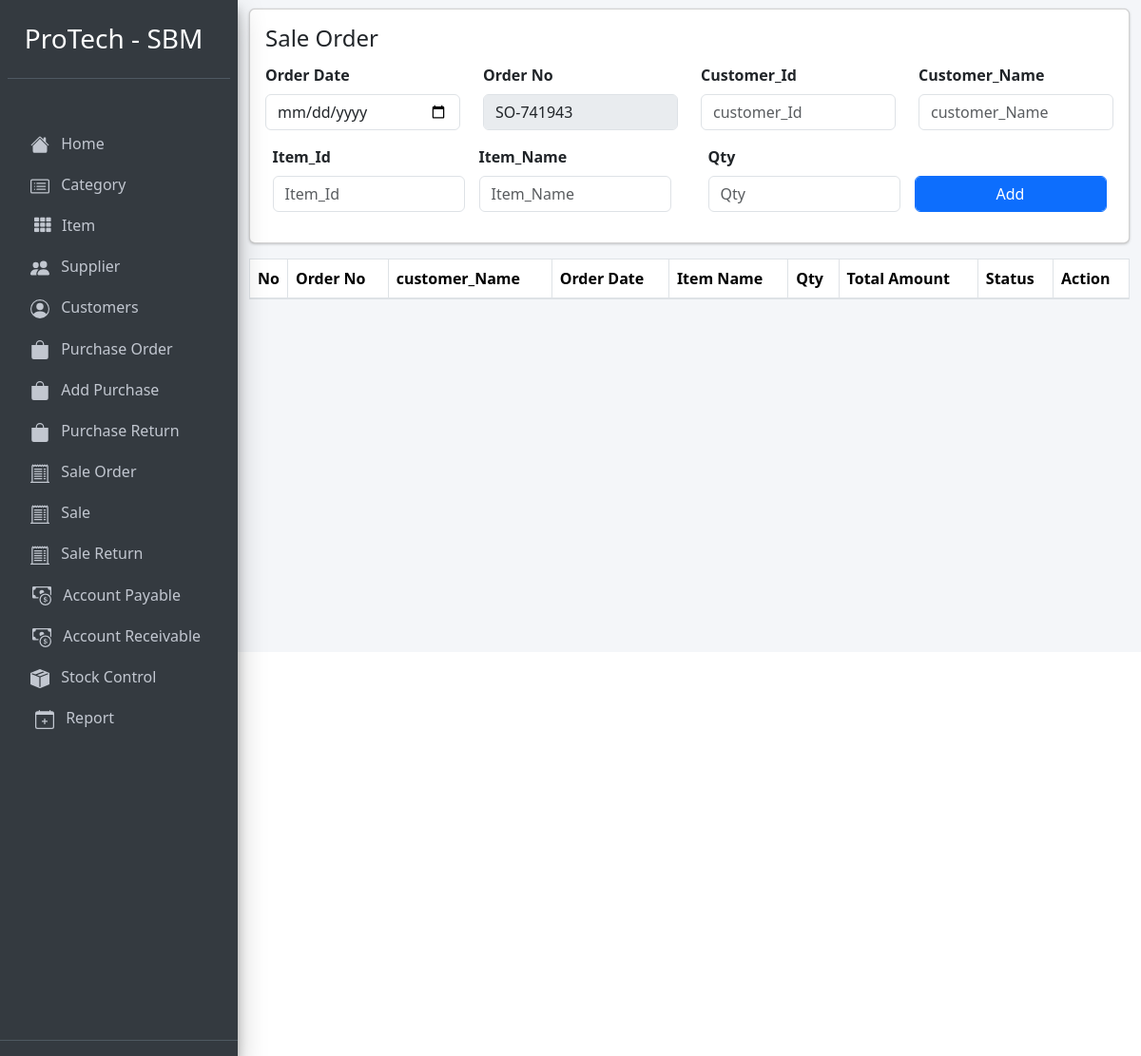
/sale_order.php, run on an earlier commit of the app's database.
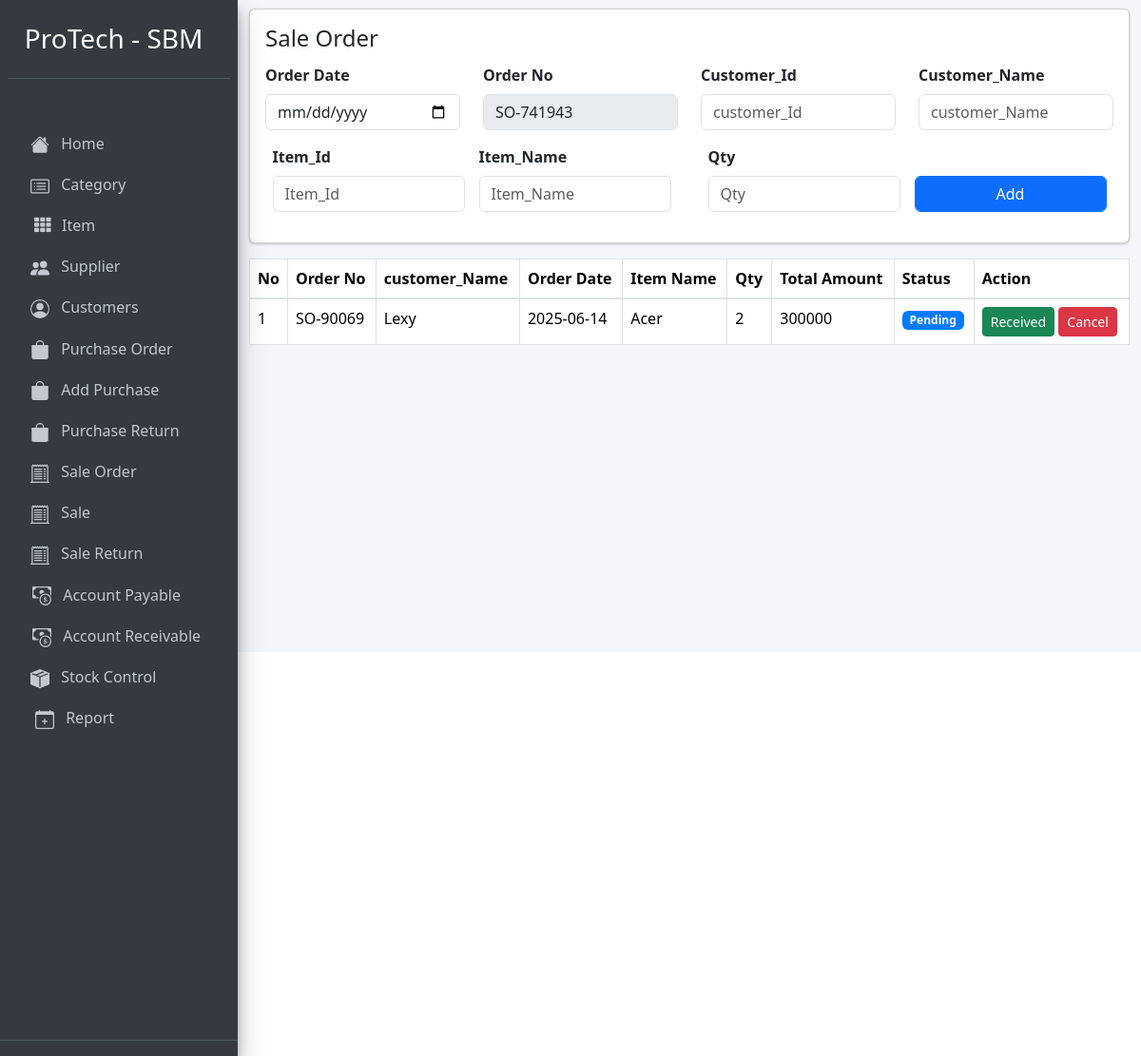
And on a later commit of the database.
### tables this page shows
CREATE TABLE `sale_order` (
  `id` int(11) NOT NULL,
  `order_no` varchar(100) NOT NULL,
  `customer_id` int(11) NOT NULL,
  `order_date` date NOT NULL,
  `item_id` int(11) NOT NULL,
  `qty` int(11) NOT NULL,
  `amount` int(11) NOT NULL,
  `status` varchar(100) NOT NULL
);

CREATE TABLE `customer` (
  `id` int(11) NOT NULL,
  `customer_id` int(11) NOT NULL,
  `customer_name` varchar(255) NOT NULL,
  `customer_phone` int(11) NOT NULL,
  `customer_address` varchar(255) NOT NULL
);

CREATE TABLE `item` (
  `id` int(11) NOT NULL,
  `item_id` varchar(255) NOT NULL,
  `item_name` varchar(255) NOT NULL,
  `categories_id` varchar(255) NOT NULL,
  `original_price` int(11) NOT NULL,
  `selling_price` int(11) NOT NULL
);

### sale_order.php (the view, shortened to what this page needs)
<?php
require '../Config/config.php';
include 'header.php';
$sale_orderstmt = $pdo->prepare("SELECT * FROM sale_order WHERE status='pending' ORDER BY id DESC");
$sale_orderstmt->execute();
$sale_orderdata = $sale_orderstmt->fetchAll();
 ?>
  <div class="container" style="margin-top:-30px;">
    <div class="card">
      <div class="card-body">
        <h4>Sale Order</h4>
        <form class="" action="" method="post" style="margin-top:-20px;">
          <div class="row">
            <div class="col-3">
              <label for="" class="mt-4"><b>Order Date</b></label>
              <input type="date" class="form-control" placeholder="Date" name="order_date">
            </div>
            <div class="col-3">
              <label for="" class="mt-4"><b>Order No</b></label>
              <input type="text" class="form-control" name="order_no" value="<?php echo "SO-" . rand(1,999999) ?>" readonly>
            </div>
            <div class="col-3">
              <label for="" class="mt-4"><b>Customer_Id</b></label>
              <input type="text" id="customer_id" oninput="fetchcustomerNameFromId()" class="form-control" placeholder="customer_Id" name="customer_id" >
            </div>
            <div class="col-3">
              <label for="" class="mt-4"><b>Customer_Name</b></label>
              <input type="text" id="customer_name" class="form-control" placeholder="customer_Name" name="customer_name" oninput="fetchcustomerIdFromName()">
            </div>
          </div>
          <div class="row">
            <div class="col-6 d-flex">
                <div class="col">
                  <label for=""><b>Item_Id</b></label>
                  <input type="text" id="item_id" class="form-control" placeholder="Item_Id" name="item_id" oninput="fetchitemNameFromId()">
                </div>
                <div class="col">
                  <label for=""><b>Item_Name</b></label>
                  <input type="text" id="item_name" class="form-control" placeholder="Item_Name" name="item_name" oninput="fetchitemIdFromName()">
                </div>
              </div>
              <div class="col-6 d-flex">
                <div class="col">
                  <label for=""><b>Qty</b></label>
                  <input type="number" class="form-control" placeholder="Qty" name="qty">
                </div>
                <div class="col mt-4">
                    <button type="submit" name="add_btn" class="form-control btn btn-primary mt-2">Add</button>
                </div>
              </div>
          </div>
      </form>
      </div>
    </div>
  <div>
    <table class="table table-bordered table-hover">
      <thead>
        <tr>
          <th style="width: 10px">No</th>
          <th>Order No</th>
          <th>customer_Name</th>
          <th>Order Date</th>
          <th>Item Name</th>
          <th>Qty</th>
          <th>Total Amount</th>
          <th>Status</th>
          <th>Action</th>
        </tr>
      </thead>
      <tbody>
        <?php
          if ($sale_orderdata) {
            $id = 1;
            foreach ($sale_orderdata as $value) {
              $customer_id = $value['customer_id'];
              $item_id = $value['item_id'];
              $customerIdstmt = $pdo->prepare("SELECT * FROM customer WHERE customer_id='$customer_id'");
              $customerIdstmt->execute();
              $customerIdResult = $customerIdstmt->fetch(PDO::FETCH_ASSOC);
              $itemIdstmt = $pdo->prepare("SELECT * FROM item WHERE item_id='$item_id'");
              $itemIdstmt->execute();
              $itemIdResult = $itemIdstmt->fetch(PDO::FETCH_ASSOC);
         ?>
        <tr>
          <td><?php echo $id; ?></td>
          <td><?php echo $value['order_no']; ?></td>
          <td><?php echo $customerIdResult['customer_name']; ?></td>
          <td><?php echo $value['order_date']; ?></td>
          <td><?php echo $itemIdResult['item_name']; ?></td>
          <td><?php echo $value['qty']; ?></td>
          <td><?php echo $value['amount']; ?></td>
          <td>
            <div class="badge badge-primary">Pending</div>
          </td>
          <td>
            <form action="" method="post">
              <button type="submit" name="received" class="btn btn-sm btn-success">Received</button>
              <button type="submit" name="cancel" class="btn btn-sm btn-danger">Cancel</button>
            </form>
          </td>
        </tr>
        <?php
          $id++;
            }
          }
         ?>
      </tbody>
    </table>
  </div>
</div>

What changed in the data, as far as the page shows it:
added sale_order: order_no "SO-90069", customer.customer_name "Lexy", order_date "2025-06-14", item.item_name "Acer", qty "2", amount "300000"
